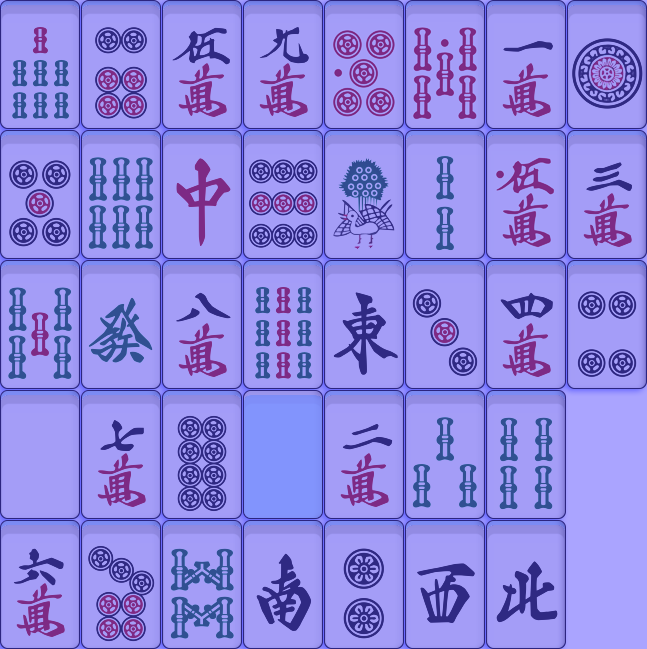
#> input picture nonebot_plugin_mahjong_hand_guess/assets/correct.png, 647 x 649 px
$ python mahjong_image.py
#> lines starting #> are read from the running program, lines starting #| are printed output that depends on the picture
### nonebot_plugin_mahjong_hand_guess/imghandler.py
import math
from io import BytesIO
from pathlib import Path
from typing import Optional, TYPE_CHECKING


from PIL import Image, ImageDraw, ImageFont
from PIL.ImageFont import FreeTypeFont

if TYPE_CHECKING:
    from PIL.Image import _Box

__dir = Path(__file__).parent


def get_font(size, w="85"):
    return ImageFont.truetype(__dir.joinpath("assets", "font", f"HYWenHei {w}W.ttf").as_posix(), size=size)


# [35 lines left out: function draw_text_by_line, not called in this run]


def cut_sprites(img: Image.Image, parameter, box: Optional["_Box"] = None, width_padding=0, sprite_call=None) -> list:
    """
    sprites匀切分割

    img: sprite图

    parameter:参数

        - (width, height):按icon宽度和icon高度均匀切割,适用于多行多列

        - (amount, 'x/y'):沿x轴或y轴均匀切割成指定数量,适用于单行或单列

    box:指定图像区域

    scale:图像缩放
    """
    if box:
        img = img.crop(box)

    max_width, max_height = img.size
    if isinstance(parameter[1], int):
        width, height = parameter
    else:
        if parameter[1] == "x":
            width = max_width / parameter[0]
            height = max_height
        else:
            width = max_width
            height = max_height / parameter[0]
    max_num = round(max_width / width) * round(max_height / height)
    sprite_list = []
    x1 = 0
    y1 = 0
    x2 = width
    y2 = height
    for i in range(0, max_num):
        box = (x1, y1, x2, y2)
        section = img.crop(box)

        if sprite_call:
            section = sprite_call(section)

        sprite_list.append(section)
        x1 += width + width_padding
        x2 += width + width_padding
        if max_width - x1 < width:
            x1 = 0
            x2 = width
            y1 += height
            y2 += height
    return sprite_list


# [33 lines left out: functions easy_alpha_composite, easy_paste, image_save, not called in this run]

### nonebot_plugin_mahjong_hand_guess/mahjong_image.py
from enum import Enum
from pathlib import Path

from PIL import Image

from .imghandler import cut_sprites

__all__ = ["MahjongImage", "TilebackType"]

TilebackMap = [
    "7s",
    "6p",
    "5m",
    "9m",
    "0p",
    "0s",
    "1m",
    "1p",
    "5p",
    "6s",
    "7z",
    "9p",
    "1s",
    "2s",
    "0m",
    "3m",
    "5s",
    "6z",
    "8m",
    "9s",
    "1z",
    "3p",
    "4m",
    "4p",
    "5z",
    "7m",
    "8p",
    "back",
    "2m",
    "3s",
    "4s",
    "no_image",
    "6m",
    "7p",
    "8s",
    "2z",
    "2p",
    "3z",
    "4z",
    "no_image2",
]


class TilebackType(Enum):
    blue = "correct.png"
    orange = "exist.png"
    no_color = "no.png"


MahjongImageObj: dict[TilebackType, dict[str, Image.Image]] = {}
__dir = Path(__file__).parent

for filename in TilebackType:
    img = Image.open(__dir.joinpath("assets", filename.value))
#> img is the input picture: PIL image 647x649 RGBA; mean R, G, B, A 137.1, 129.1, 225.1, 248.2
    MahjongImageObj[filename] = dict(
        zip(
            TilebackMap,
            cut_sprites(
                img,
                (80, 130),
                width_padding=1,
                sprite_call=lambda img: img.convert("RGBA"),
            ),
        )
    )
#> the loop in cut_sprites, `for i in range(0, max_num):` made 40 passes
#> pass 1, in cut_sprites, `section = img.crop(box)`:
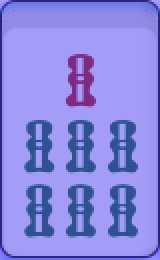
#> section: PIL image 80x130 RGBA (shown 2 times larger); mean R, G, B, A 137.9, 135.7, 223.7, 254.5; transparent parts drawn white
#> pass 2, in cut_sprites, `section = img.crop(box)`:
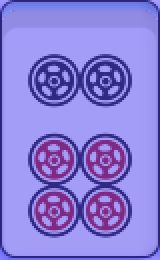
#> section: PIL image 80x130 RGBA (shown 2 times larger); mean R, G, B, A 137.9, 125.3, 216.9, 254.5; transparent parts drawn white
#> pass 3, in cut_sprites, `section = img.crop(box)`:
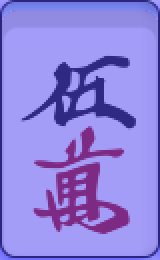
#> section: PIL image 80x130 RGBA (shown 2 times larger); mean R, G, B, A 143.7, 130.5, 222, 254.5; transparent parts drawn white
#> after the loop in cut_sprites, `for i in range(0, max_num):`: sprite_list = 40 items; x1 = 0; x2 = 80; y1 = 650; y2 = 780
    img.close()
#> pass 2 of the loop `for filename in TilebackType:`:
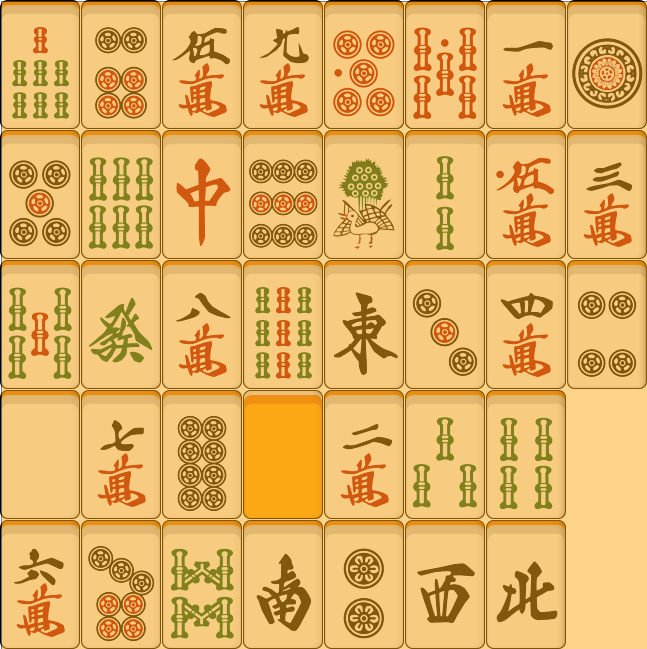
#> input picture nonebot_plugin_mahjong_hand_guess/assets/exist.png, 647 x 649 px
#> img is the input picture: PIL image 647x649 RGBA; mean R, G, B, A 226.3, 176.3, 93.4, 246
#> the loop in cut_sprites (call 2), `for i in range(0, max_num):` made 40 passes
#> pass 1, in cut_sprites (call 2), `section = img.crop(box)`:
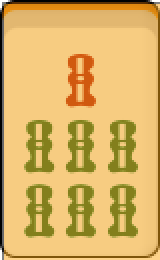
#> section: PIL image 80x130 RGBA (shown 2 times larger); mean R, G, B, A 217.3, 178.3, 101, 253.2; transparent parts drawn white
#> pass 3, in cut_sprites (call 2), `section = img.crop(box)`:
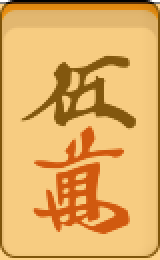
#> section: PIL image 80x130 RGBA (shown 2 times larger); mean R, G, B, A 226.2, 175, 99.6, 253.3; transparent parts drawn white
#> after the loop in cut_sprites (call 2), `for i in range(0, max_num):`: x1 = 0; x2 = 80; y1 = 650; y2 = 780
#> pass 3 of the loop `for filename in TilebackType:`:
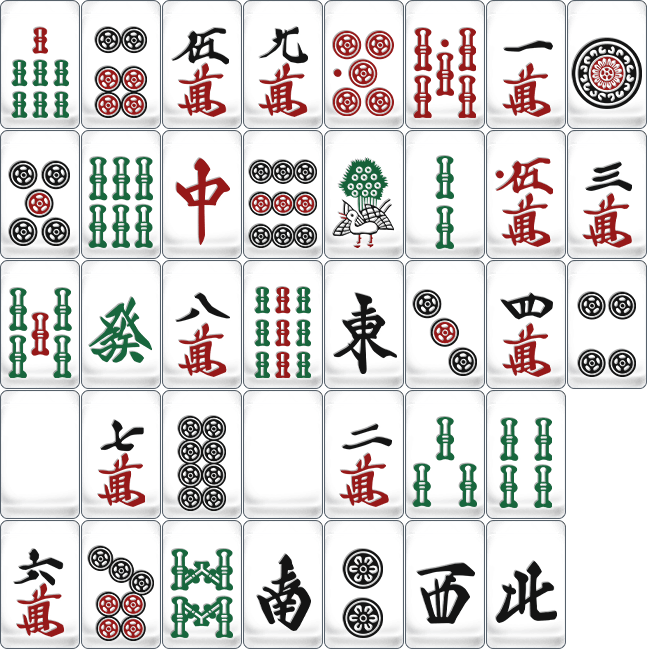
#> input picture nonebot_plugin_mahjong_hand_guess/assets/no.png, 647 x 649 px
#> img is the input picture: PIL image 647x649 P; mean R, G, B, A 193.5, 190.9, 189.9, 161.6
#> the loop in cut_sprites (call 3), `for i in range(0, max_num):` made 40 passes
#> pass 1, in cut_sprites (call 3), `section = img.crop(box)`:
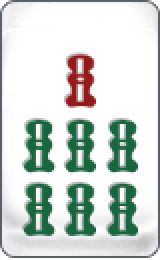
#> section: PIL image 80x130 P (shown 2 times larger); mean R, G, B, A 200.6, 209.1, 203.9, 172.5; transparent parts drawn white
#> pass 3, in cut_sprites (call 3), `section = img.crop(box)`:
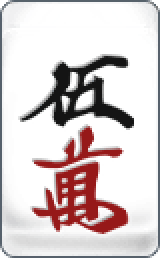
#> section: PIL image 80x130 P (shown 2 times larger); mean R, G, B, A 210.6, 199.8, 200.3, 171.4; transparent parts drawn white
#> after the loop in cut_sprites (call 3), `for i in range(0, max_num):`: x1 = 0; x2 = 80; y1 = 650; y2 = 780


class MahjongImage:
    __slots__ = ["type"]

    def __init__(self, type: TilebackType):
        self.type = type

    def tile(self, name):
        if name not in TilebackMap:
            return MahjongImageObj[self.type]["back"]
        else:
            return MahjongImageObj[self.type][name]
